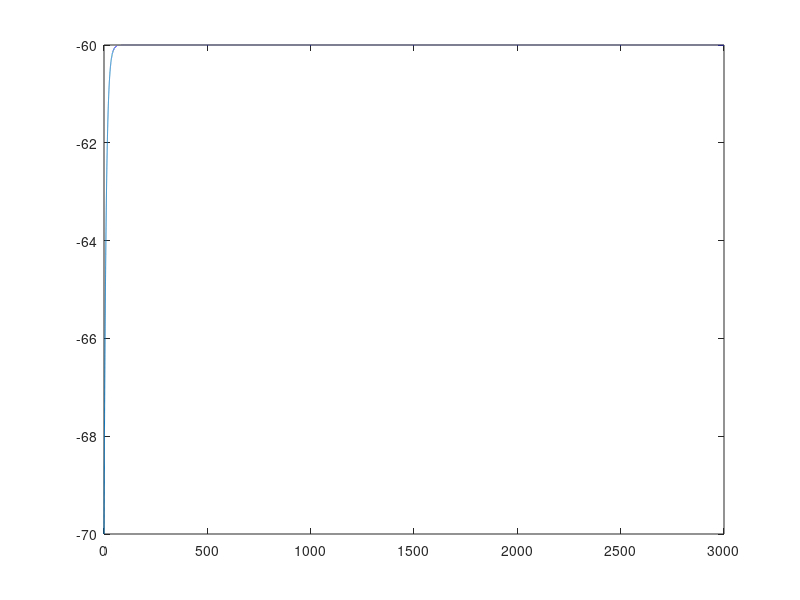

The MATLAB script that drew this image:
clear all
    dt = 0.025;
    Tmax = 3000;

    %initial vectors 
    t_vec = zeros(floor(Tmax/dt)+1, 1);
    h_vec = zeros(floor(Tmax/dt), 1);
    ca_h_vec = zeros(floor(Tmax/dt), 1);
    ca_m_vec = zeros(floor(Tmax/dt), 1);
    v_vec = zeros(floor(Tmax/dt), 1);
    
    % capacitance in uF
    c= 1;
   
    gl=0.1; 
    gh=0.15; 
    gca=0.14;
    el = -60.0;
    eca = 120;
    eh = -10;

    v = -70;
    h = 0.1;
    ca_m = 0.1;
    ca_h = 0.1;
    
    v_vec(1) = v;
    h_vec(1) = h;
    ca_h_vec(1) = ca_h;
    ca_m_vec(1) = ca_m;
    
    freq = .1;
    Ain =0;

    for i = 1:length(t_vec)-1
        t_vec(i+1) = i * dt;
        t = i*dt;
        iapp = Ain*sin(2*pi*t/1000);  
        
        h_minf = 1/(1+exp((v+70)/7.0));
        ca_minf =  1/(1+exp(-(v+51)/8.0));
        ca_hinf = 1/(1+exp((v+65)/6.0));
        h_mtau = 2500/(1+exp((v+110)/-13));
       
        %k1_v = (1/freq)*(iapp-(gl*(v-el) + gca*ca_m^3*ca_h*(v-eca) + gh*h*(v-eh)));
        k1_v = (iapp-(gl*(v-el)));
        k1_h = ((h_minf-h) / h_mtau);
        k1_ca_m = ((ca_minf-ca_m) / 1);
        k1_ca_h = ((ca_hinf-ca_h) / 515);
       
        a1_v = v + k1_v*dt;
        a1_h = h + k1_h * dt;
        a1_ca_m = ca_m + k1_ca_m * dt;
        a1_ca_h = ca_h + k1_ca_h * dt;
        
        iapp = Ain*sin(2*pi*t/1000);  
        h_mtau = 2500/(1+exp((a1_v+110)/-13));
        h_minf = 1/(1+exp((a1_v+70)/7.0));
        ca_minf =  1/(1+exp(-(a1_v+51)/8.0));
        ca_hinf = 1/(1+exp((a1_v+65)/6.0));
        
        %k2_v = (1/freq)*(iapp-(gl*(a1_v-el) + gca*a1_ca_m^3*a1_ca_h*(a1_v-eca) + gh*a1_h*(a1_v-eh)));
        k2_v = (iapp-(gl*(a1_v-el)));
        k2_h = ((h_minf-a1_h) / h_mtau);
        k2_ca_m = ((ca_minf-a1_ca_m) / 1);  
        k2_ca_h = ((ca_hinf-a1_ca_h) / 515);
        
        v = v +  (k1_v + k2_v) * dt / 2;
        h = h + (k1_h + k2_h) * dt / 2;
        ca_m = ca_m + (k1_ca_m + k2_ca_m) * dt / 2;
        ca_h = ca_h + (k1_ca_h + k2_ca_h) * dt / 2;
        
        v_vec(i+1) = v;
        h_vec(i+1) = h;
        ca_m_vec(i+1) = ca_m;
        ca_h_vec(i+1) = ca_h;
 
    end

    figure; plot(t_vec, v_vec)